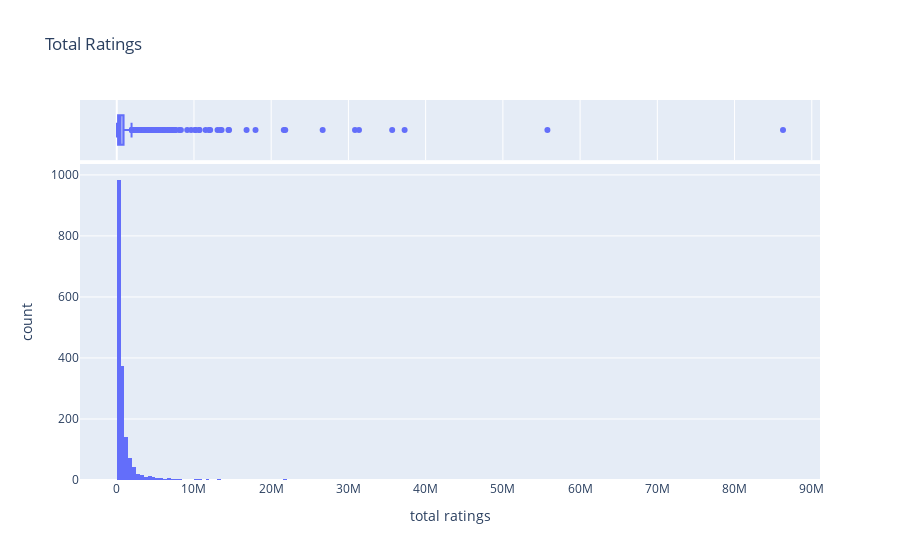

Notebook code for this chart:
### Code cell
# with plotly

fig = px.histogram(data_frame = df_1, x = "total ratings", title = "Total Ratings", marginal = "box")
fig.show()

### Figure 1 — Plotly figure (JSON) as saved in the notebook; plotly's stock layout.template omitted (floating-point values rounded to 4 significant figures; data arrays with more than 128 entries replaced by an {"elided": "..."} marker saying what was removed)
{"data": [{"alignmentgroup": "True", "bingroup": "x", "hovertemplate": "total ratings=%{x}<br>count=%{y}<extra></extra>", "legendgroup": "", "marker": {"color": "#636efa", "pattern": {"shape": ""}}, "name": "", "offsetgroup": "", "orientation": "v", "showlegend": false, "type": "histogram", "x": {"elided": "1730 int values"}, "xaxis": "x", "yaxis": "y"}, {"alignmentgroup": "True", "hovertemplate": "total ratings=%{x}<extra></extra>", "legendgroup": "", "marker": {"color": "#636efa"}, "name": "", "notched": true, "offsetgroup": "", "showlegend": false, "type": "box", "x": {"elided": "1730 int values"}, "xaxis": "x2", "yaxis": "y2"}], "layout": {"barmode": "relative", "legend": {"tracegroupgap": 0}, "title": {"text": "Total Ratings"}, "xaxis": {"anchor": "y", "domain": [0, 1], "title": {"text": "total ratings"}}, "xaxis2": {"anchor": "y2", "domain": [0, 1], "matches": "x", "showgrid": true, "showticklabels": false}, "yaxis": {"anchor": "x", "domain": [0, 0.8316], "title": {"text": "count"}}, "yaxis2": {"anchor": "x2", "domain": [0.8416, 1], "matches": "y2", "showgrid": false, "showline": false, "showticklabels": false, "ticks": ""}}}
